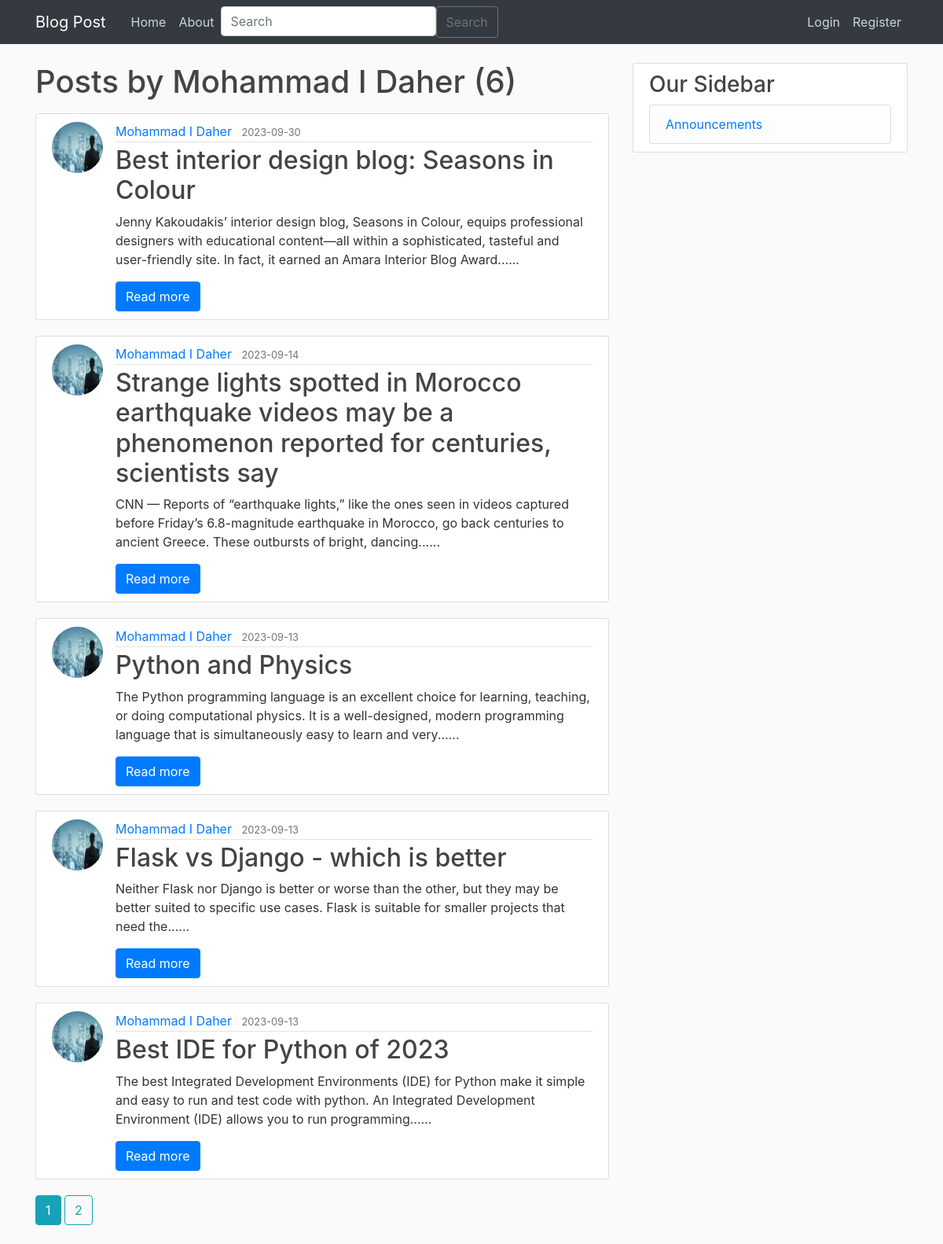
/user/Mohammad I Daher, run on the app's committed database.
### flaskproject/models.py (models this page shows, shortened)
class User(db.Model, UserMixin):
    id = db.Column(db.Integer, primary_key=True)
    username = db.Column(db.String(20), unique=True, nullable=False)
    email = db.Column(db.String(120), unique=True, nullable=False)
    image_file = db.Column(db.String(20), nullable=False, default="default.jpg")
    password = db.Column(db.String(60), nullable=False)
    posts = db.relationship("Post", backref="author", lazy=True)

class Post(db.Model):
    id = db.Column(db.Integer, primary_key=True)
    title = db.Column(db.String(100), nullable=False)
    date_posted = db.Column(db.DateTime, nullable=False, default=datetime.utcnow)
    content = db.Column(db.Text, nullable=False)
    user_id = db.Column(db.Integer, db.ForeignKey("user.id"), nullable=False)
    def short_content(self):
        return " ".join(self.content.split()[:30])

### flaskproject/users/routes.py (the view)
@users.route("/user/<string:username>")
def user_posts(username):
    page = request.args.get("page", 1, type=int)
    user = User.query.filter_by(username=username).first_or_404()
    posts = (
        Post.query.filter_by(author=user)
        .order_by(Post.date_posted.desc())
        .paginate(page=page, per_page=5)
    )
    return render_template("user_posts.html", posts=posts, user=user)

### flaskproject/posts/forms.py
class SearchForm(FlaskForm):
    searched = StringField("Searched", validators=[DataRequired()])
    submit = SubmitField("Submit")

### flaskproject/posts/routes.py (called while the page is built)
@posts.app_context_processor
def base():
    form = SearchForm()
    return dict(form=form)

### flaskproject/templates/user_posts.html
{% extends "layout.html" %}
{% block content %}
    <h1 class="mb-3">Posts by {{ user.username }} ({{ posts.total }})</h1>
    {% for post in posts.items %}
        <article class="media content-section">
          <img class="rounded-circle article-img" src="{{ url_for('static', filename='profile_pics/' + post.author.image_file) }}">
          <div class="media-body">
            <div class="article-metadata">
              <a class="mr-2" href="{{ url_for('users.user_posts', username=post.author.username) }}">{{ post.author.username }}</a>
              <small class="text-muted">{{ post.date_posted.strftime('%Y-%m-%d') }}</small>
            </div>
            <h2><a class="article-title" href="{{ url_for('posts.post', post_id=post.id) }}">{{ post.title }}</a></h2>
            {% if post.content|length > 100 %}
              <p class="card-text">{{ post.short_content() }}......</p>
              <a href="{{ url_for('posts.post', post_id=post.id) }}" class="btn btn-primary">Read more</a>
            {% else %}
              <p class="card-text">{{post.content}}</p>
            {% endif %}
          </div>
        </article>
    {% endfor %}
    {% for page_num in posts.iter_pages(left_edge=1, right_edge=1, left_current=1, right_current=2) %}
      {% if page_num %}
        {% if posts.page == page_num %}
          <a class="btn btn-info mb-4" href="{{ url_for('users.user_posts', username=user.username, page=page_num) }}">{{ page_num }}</a>
        {% else %}
          <a class="btn btn-outline-info mb-4" href="{{ url_for('users.user_posts', username=user.username, page=page_num) }}">{{ page_num }}</a>
        {% endif %}
      {% else %}
        ...
      {% endif %}
    {% endfor %}
{% endblock content %}

### flaskproject/static/main.css (style rules this page uses)
body { background: #fafafa; color: #333333; margin-top: 5rem; }
h1, h2, h3, h4, h5, h6 { color: #444444; }
.content-section { background: #ffffff; padding: 10px 20px; border: 1px solid #dddddd; border-radius: 3px; margin-bottom: 20px; }
.article-title { color: #444444; }
.article-img { height: 65px; width: 65px; margin-right: 16px; }
.article-metadata { padding-bottom: 1px; margin-bottom: 4px; border-bottom: 1px solid #e3e3e3 }

### data on the page
User: username "Mohammad I Daher"
Post: image_file (picture), author.username "Mohammad I Daher", date_posted "2023-09-30", title "Best interior design blog: Seasons in Colour", short_content "Jenny Kakoudakis’ interior design blog, Seasons in Colour, equips professional designers with educational content—all within a sophisticated, tasteful and user-friendly site. In fact, it earned an Amara Interior Blog Award"
Post: image_file (picture), author.username "Mohammad I Daher", date_posted "2023-09-14", title "Strange lights spotted in Morocco earthquake videos may be a phenomenon reported for centuries, scientists say", short_content "CNN — Reports of “earthquake lights,” like the ones seen in videos captured before Friday’s 6.8-magnitude earthquake in Morocco, go back centuries to ancient Greece. These outbursts of bright, dancing"
Post: image_file (picture), author.username "Mohammad I Daher", date_posted "2023-09-13", title "Python and Physics", short_content "The Python programming language is an excellent choice for learning, teaching, or doing computational physics. It is a well-designed, modern programming language that is simultaneously easy to learn and very"
Post: image_file (picture), author.username "Mohammad I Daher", date_posted "2023-09-13", title "Flask vs Django - which is better", short_content "Neither Flask nor Django is better or worse than the other, but they may be better suited to specific use cases. Flask is suitable for smaller projects that need the"
Post: image_file (picture), author.username "Mohammad I Daher", date_posted "2023-09-13", title "Best IDE for Python of 2023", short_content "The best Integrated Development Environments (IDE) for Python make it simple and easy to run and test code with python. An Integrated Development Environment (IDE) allows you to run programming"

### other printed values
{{ posts.total }} "6"
{{ page_num }} "1"
{{ page_num }} "2"
